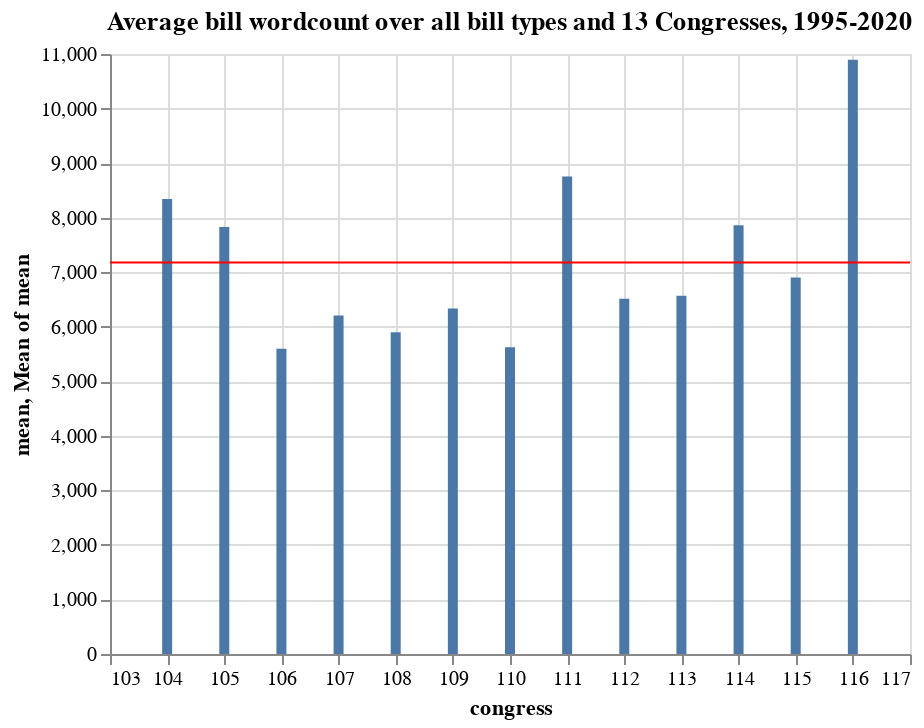

This figure's notebook cell:
### Markdown cell above
#### Graphing the mean bill word count by congress

### Code cell
bar = alt.Chart(summary).mark_bar().encode(
    x='congress',
    y='mean'
)
rule = alt.Chart(summary).mark_rule(color='red').encode(
    y='mean(mean):Q'
)

(bar + rule).properties(
    title='Average bill wordcount over all bill types and 13 Congresses, 1995-2020'
)

### Figure 1 — Vega-Lite specification as saved in the notebook (floating-point values rounded to 4 significant figures)
{"config": {"view": {"continuousWidth": 400, "continuousHeight": 300}}, "layer": [{"mark": "bar", "encoding": {"x": {"type": "quantitative", "field": "congress"}, "y": {"type": "quantitative", "field": "mean"}}}, {"mark": {"type": "rule", "color": "red"}, "encoding": {"y": {"type": "quantitative", "aggregate": "mean", "field": "mean"}}}], "data": {"name": "data-3d524268f2fb2550b0766dfc7a864dd6"}, "title": "Average bill wordcount over all bill types and 13 Congresses, 1995-2020", "$schema": "https://vega.github.io/schema/vega-lite/v4.8.1.json", "datasets": {"data-3d524268f2fb2550b0766dfc7a864dd6": [{"congress": 104, "mean": 8343.0, "median": 622.0, "max": 347200.0, "min": 118.0, "sum": 2803000.0}, {"congress": 105, "mean": 7830.0, "median": 686.0, "max": 429200.0, "min": 64.0, "sum": 3156000.0}, {"congress": 106, "mean": 5597.0, "median": 562.5, "max": 319900.0, "min": 103.0, "sum": 3380000.0}, {"congress": 107, "mean": 6204.0, "median": 431.0, "max": 285500.0, "min": 102.0, "sum": 2376000.0}, {"congress": 108, "mean": 5900.0, "median": 485.5, "max": 313300.0, "min": 104.0, "sum": 2974000.0}, {"congress": 109, "mean": 6333.0, "median": 411.0, "max": 344000.0, "min": 66.0, "sum": 3059000.0}, {"congress": 110, "mean": 5625.0, "median": 318.0, "max": 292100.0, "min": 59.0, "sum": 2492000.0}, {"congress": 111, "mean": 8752.0, "median": 504.0, "max": 395600.0, "min": 103.0, "sum": 3361000.0}, {"congress": 112, "mean": 6511.0, "median": 527.5, "max": 296300.0, "min": 103.0, "sum": 1849000.0}, {"congress": 113, "mean": 6568.0, "median": 457.0, "max": 327100.0, "min": 67.0, "sum": 1931000.0}, {"congress": 114, "mean": 7859.0, "median": 534.0, "max": 420000.0, "min": 103.0, "sum": 2570000.0}, {"congress": 115, "mean": 6905.0, "median": 443.0, "max": 411000.0, "min": 128.0, "sum": 2838000.0}, {"congress": 116, "mean": 10900.0, "median": 474.5, "max": 950400.0, "min": 113.0, "sum": 2833000.0}]}}
